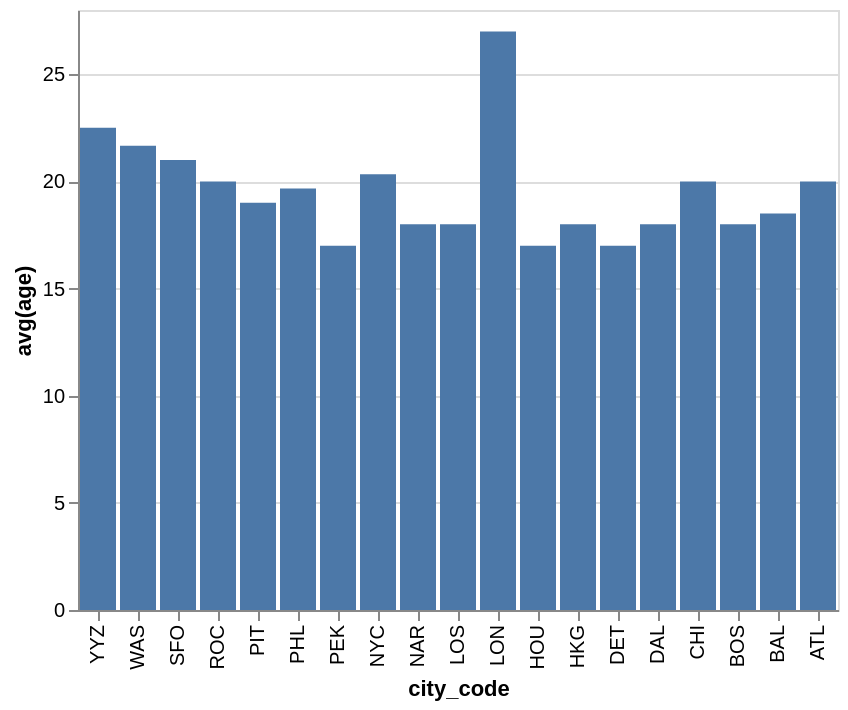

Vega-Lite specification stored for this chart:
### Vega-Lite specification from a JSON file in a GitHub repository (floating-point values rounded to 4 significant figures)
{"data": {"values": [{"x_data": "YYZ", "y_data": 22.5}, {"x_data": "WAS", "y_data": 21.67}, {"x_data": "SFO", "y_data": 21}, {"x_data": "ROC", "y_data": 20}, {"x_data": "PIT", "y_data": 19}, {"x_data": "PHL", "y_data": 19.67}, {"x_data": "PEK", "y_data": 17}, {"x_data": "NYC", "y_data": 20.33}, {"x_data": "NAR", "y_data": 18}, {"x_data": "LOS", "y_data": 18}, {"x_data": "LON", "y_data": 27}, {"x_data": "HOU", "y_data": 17}, {"x_data": "HKG", "y_data": 18}, {"x_data": "DET", "y_data": 17}, {"x_data": "DAL", "y_data": 18}, {"x_data": "CHI", "y_data": 20}, {"x_data": "BOS", "y_data": 18}, {"x_data": "BAL", "y_data": 18.5}, {"x_data": "ATL", "y_data": 20}]}, "mark": "bar", "encoding": {"x": {"field": "x_data", "type": "nominal", "title": "city_code", "sort": "descending"}, "y": {"field": "y_data", "type": "quantitative", "title": "avg(age)"}}}
